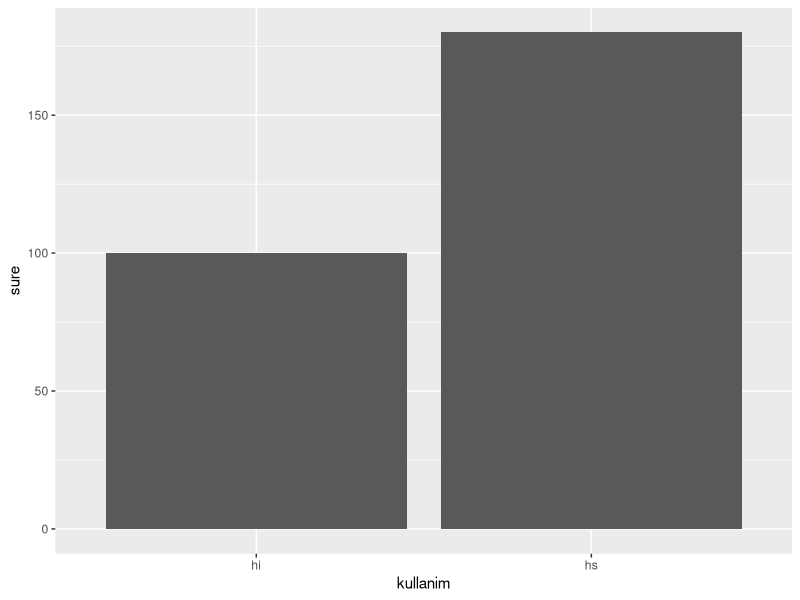
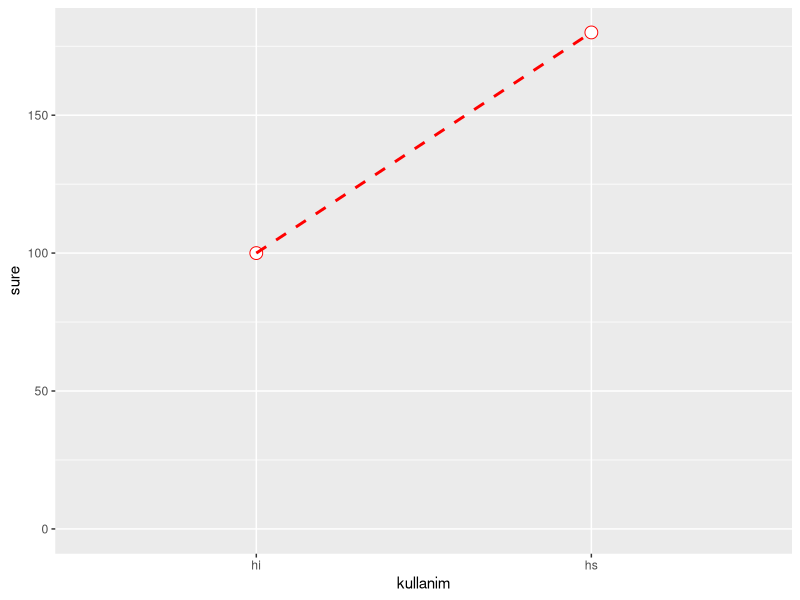

Recreate these plots in R, in order.


library(tibble)
library(ggplot2)
library(dplyr)


df <- tibble(
  kullanim = c(rep("hi", 20), rep("hs", 10)))

df <- tibble(
  kullanim = factor(c("hi", "hs"), levels = c("hi","hs")),
  sure = c(100, 180)
)



ggplot(df, aes(kullanim, sure))+
  geom_bar(stat = "identity")

ggplot(df, aes(kullanim, sure, group = 2))+
  geom_point(colour = "red", size = 4, shape = 21, fill = "white")+
  geom_line(colour = "red", linetype = "dashed", size = 1)+
  expand_limits(y = 0)




